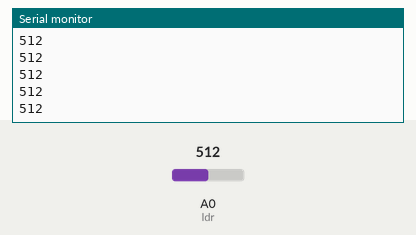
Recording of a sketch running on a simulated Arduino Uno, built with avr-gcc and run on an emulated ATmega328P. Shown: the last lines printed to the serial monitor. Inputs (shaded band) come from the test bench; at power-on: A0 (ldr) = 512.

Above: at 1.2 s.
1.3 s: A0 (ldr) set to 716
At 2.1 s:
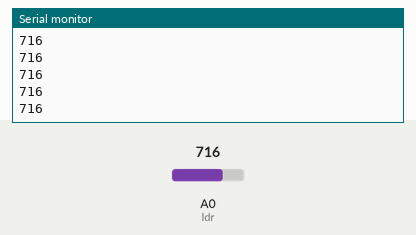
2.8 s: A0 (ldr) set to 900
At 3.7 s:
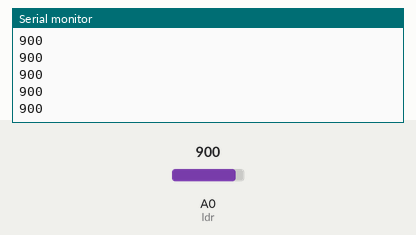
Timing chart, 0 to 5.8 s (numbered marks = the images above; inputs shaded):
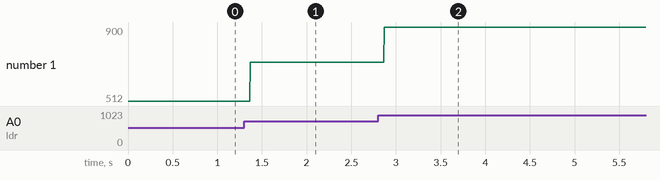

Measured:
- after the input at 1.3 s, the serial monitor: prints a new line after 0.07 s (image 1)
- after the input at 2.8 s, the serial monitor: prints a new line after 0.07 s (image 2)
- plotted number 1: 512 → 716 after the input at 1.3 s, 716 → 900 after the input at 2.8 s

The sketch:

sketch_apr28c.ino
```cpp
int ldr=A0;
int deger;
void setup() {
Serial.begin(9600);
}

void loop() {
deger=analogRead(ldr);
Serial.println(deger);
map(deger,0,1023,0,100);

}
```
